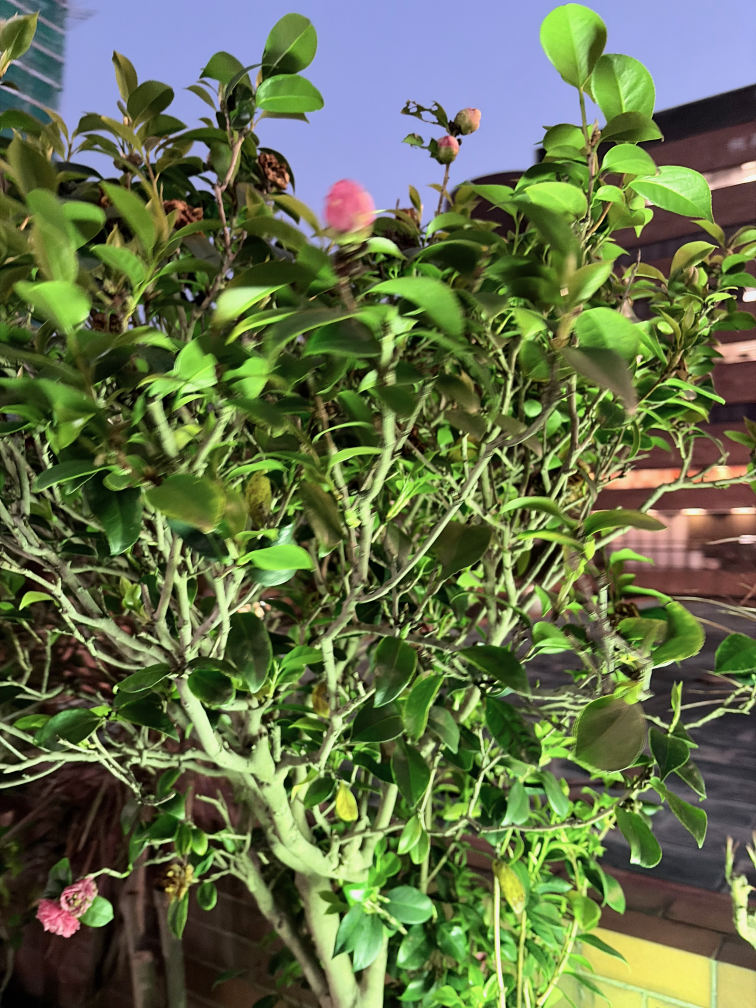
#> input picture outputs/examples/correct/Camellia/correct__conf0.99__IMG_1461.jpeg, 3024 x 4032 px (shown at 1/4 size)
$ python -i evaluate.py   (imports and definitions only)
#> lines starting #> are read from the running program, lines starting #| are printed output that depends on the picture
"""
COMP4423 Assignment 2 — Task 4: Evaluation & Error Analysis
============================================================
Campus Vegetation Recognition — 8 classes

What this script does
---------------------
1.  Loads the saved pipeline artefacts (scaler, pca, best_model, label_encoder)
    produced by classifier.py / train.py.
2.  Runs inference on every image in  data/test/<class>/*.{jpg,jpeg,png}
3.  Reports:
      • Overall test accuracy, macro-F1, weighted F1
      • Per-class precision / recall / F1
      • Confusion matrix (confusion_matrix.png) and bar chart (per_class_metrics.png)
      • Structured JSON (test_evaluation.json) and text summary (test_metrics.txt)
      • Full per-image results CSV (results.csv)
4.  Copies qualitative example images into:
      examples/correct/<class>/   — up to N_EXAMPLES correctly predicted images
      examples/wrong/<class>/     — all mis-predicted images (≥ 20 total)
    Each copied image is renamed with its predicted label so the mistake is
    immediately visible in a file browser, e.g.
        wrong__pred_Ficus_microcarpa__true_Ficus_microcarpa_golden_leaves__0042.jpg
5.  Writes error_analysis.txt: failure modes (background bias, lighting,
    similar species, viewpoint/scale) tied to limitations of HOG, HSV, and LBP,
    plus empirical top confusion pairs from the test matrix.

Usage
-----
    python evaluate.py                        # uses default paths
    python evaluate.py --data_dir data \\
                        --out_dir  outputs \\
                        --model    outputs/best_model.pkl \\
                        --img_size 128 \\
                        --n_examples 5 \\
                        --max_wrong_sheet 36

Requirements
------------
    Same as training (scikit-learn, scikit-image, numpy, Pillow, joblib, tqdm,
    matplotlib)
"""

import argparse
import csv
import json
import os
import shutil
import textwrap
import warnings
from pathlib import Path

import joblib
import matplotlib
# [1 line not run here, left out]
import matplotlib.pyplot as plt
import matplotlib.gridspec as gridspec
import numpy as np
from PIL import Image
from skimage.feature import hog, local_binary_pattern
from sklearn.metrics import (
    accuracy_score,
    classification_report,
    confusion_matrix,
)
from tqdm import tqdm

# [1 line not run here, left out]


# ─────────────────────────────────────────────────────────────────────────────
# 1.  CLI
# ─────────────────────────────────────────────────────────────────────────────

# [29 lines left out: functions parse_args, load_image, not called in this run]


def extract_hog(img_rgb: np.ndarray) -> np.ndarray:
    from skimage.color import rgb2gray
    gray = (rgb2gray(img_rgb) * 255).astype(np.uint8)
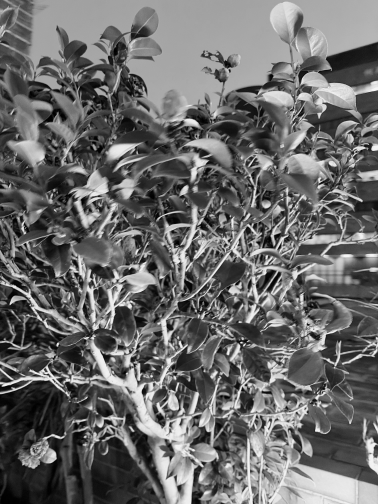
#> gray: shape (4032, 3024) (shown at 1/8 size); min 0, max 251, mean 106.5
    return hog(
        gray,
        orientations=9,
        pixels_per_cell=(16, 16),
        cells_per_block=(2, 2),
        block_norm="L2-Hys",
        feature_vector=True,
    ).astype(np.float32)


def extract_hsv_hist(img_rgb: np.ndarray, bins: int = 32) -> np.ndarray:
#> called with bins = 32
    img_hsv = np.array(Image.fromarray(img_rgb).convert("HSV"), dtype=np.float32)
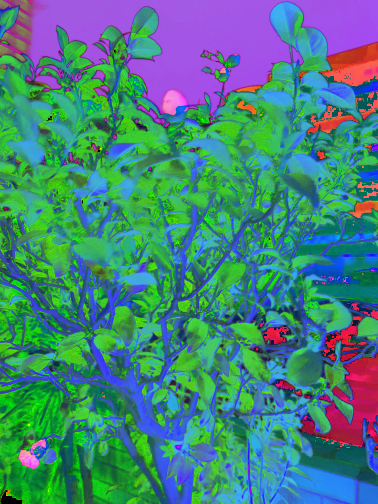
#> img_hsv: shape (4032, 3024, 3) float32 (shown at 1/8 size); mean R, G, B 70.8, 130.8, 123.7
    feats = []
    for ch, max_val in zip(range(3), [180.0, 256.0, 256.0]):
        hist, _ = np.histogram(img_hsv[:, :, ch], bins=bins, range=(0, max_val))
        hist = hist.astype(np.float32)
        hist /= hist.sum() + 1e-7
        feats.append(hist)
#> after the loop, feats = 3 items
    return np.concatenate(feats)


def extract_lbp(img_rgb: np.ndarray, radius: int = 3, n_points: int = 24) -> np.ndarray:
#> called with radius = 3, n_points = 24
    from skimage.color import rgb2gray
    gray = (rgb2gray(img_rgb) * 255).astype(np.uint8)
    lbp_img = local_binary_pattern(gray, n_points, radius, method="uniform")
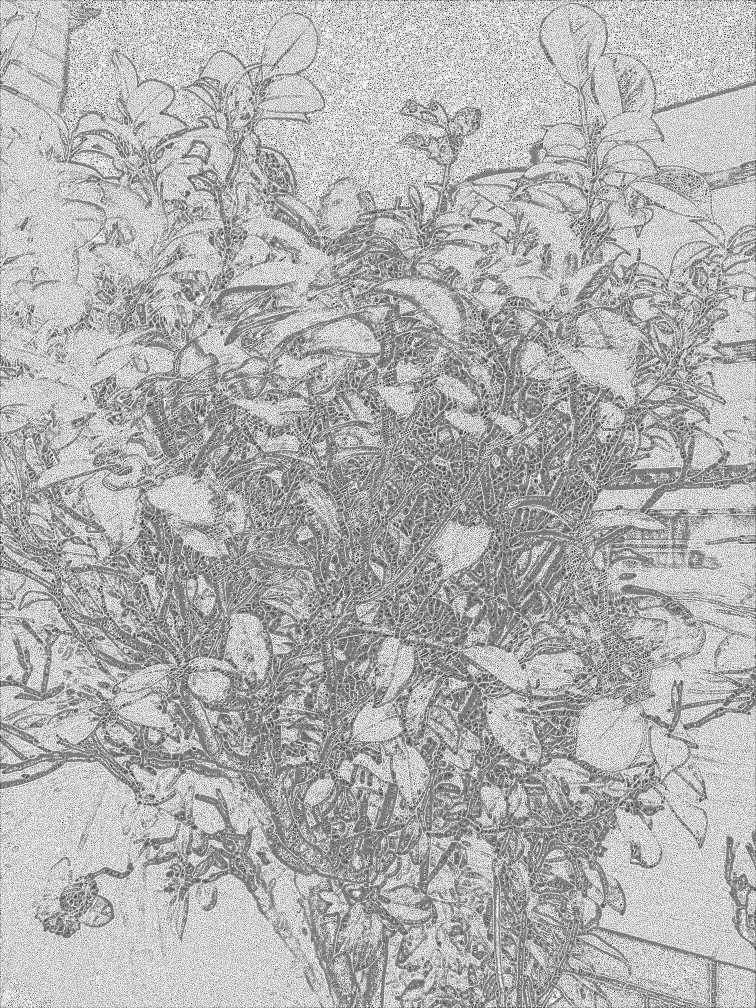
#> lbp_img: shape (4032, 3024) float64 (shown at 1/4 size); min 0, max 25, mean 17.5; drawn with min black and max white
    n_bins = n_points + 2
    hist, _ = np.histogram(lbp_img, bins=n_bins, range=(0, n_bins))
#> hist = 26 values, max 4768727 at index 25, min 119817 at index 5, mean 468952.6
    hist = hist.astype(np.float32)
    hist /= hist.sum() + 1e-7
#> hist = 26 values, max 0.391 at index 25, min 0.00983 at index 5, mean 0.0385
    return hist


def extract_features(img_rgb: np.ndarray) -> np.ndarray:
    return np.concatenate([
        extract_hog(img_rgb),
        extract_hsv_hist(img_rgb),
        extract_lbp(img_rgb),
    ])


# ─────────────────────────────────────────────────────────────────────────────
# 3.  Load test split
# ─────────────────────────────────────────────────────────────────────────────

# [731 lines left out: functions load_test_split, plot_confusion_matrix, plot_per_class_metrics, save_contact_sheet, export_examples, top_confusion_pairs and 3 more, not called in this run]


# [2 lines not run here, left out]

>>> import cv2
>>> picture = cv2.cvtColor(cv2.imread('outputs/examples/correct/Camellia/correct__conf0.99__IMG_1461.jpeg'), cv2.COLOR_BGR2RGB)
>>> result = extract_features(picture)

$ run again, on outputs/examples/correct/Goeppertia_makoyana/correct__conf0.95__IMG_1168.jpeg
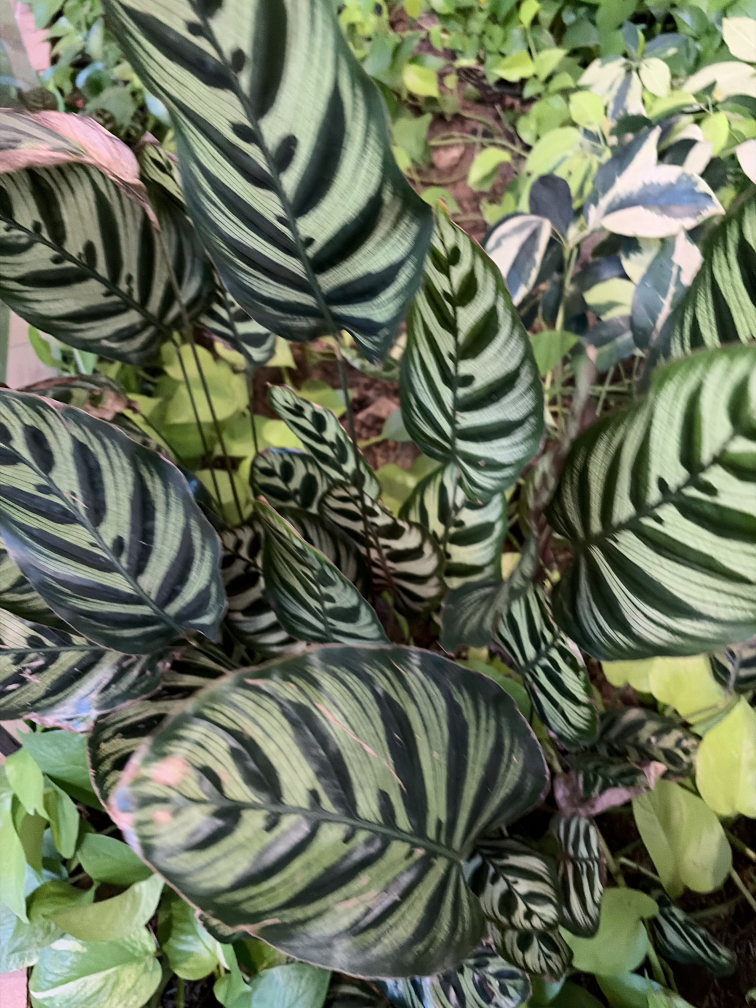
#> input picture outputs/examples/correct/Goeppertia_makoyana/correct__conf0.95__IMG_1168.jpeg, 3024 x 4032 px (shown at 1/4 size)
#> in extract_hsv_hist, `img_hsv = np.array(Image.fromarray(img_rgb).convert("HSV"), dtype=np.f..`:
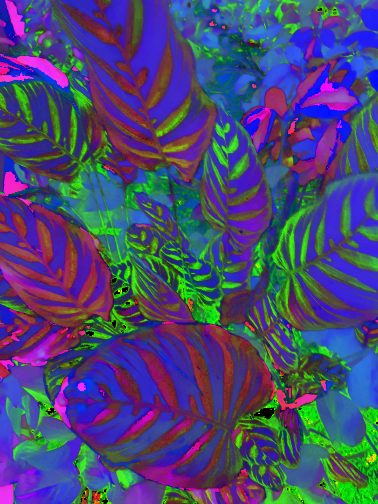
#> img_hsv: shape (4032, 3024, 3) float32 (shown at 1/8 size); mean R, G, B 73.3, 72.5, 113.8
#> after the loop in extract_hsv_hist, `for ch, max_val in zip(range(3), [180.0, 256.0, 256.0]):`: feats = 3 items
#> in extract_lbp, `lbp_img = local_binary_pattern(gray, n_points, radius, method="uniform")`:
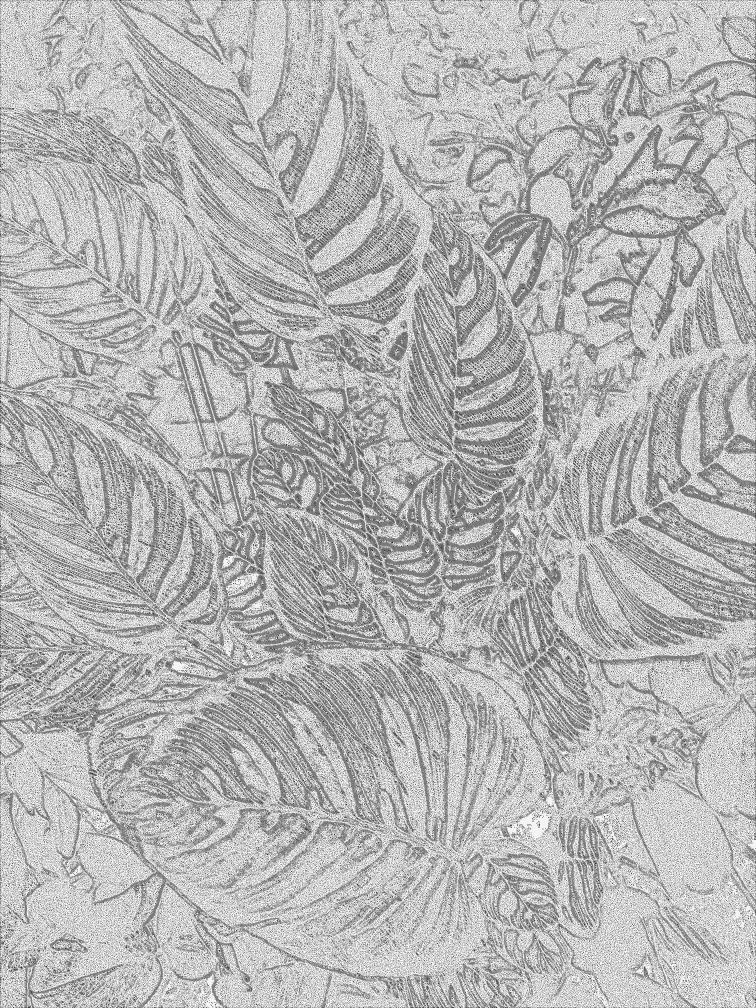
#> lbp_img: shape (4032, 3024) float64 (shown at 1/4 size); min 0, max 25, mean 17.9; drawn with min black and max white
#> in extract_lbp, `hist, _ = np.histogram(lbp_img, bins=n_bins, range=(0, n_bins))`: hist = 26 values, max 5377977 at index 25, min 111874 at index 19, mean 468952.6
#> in extract_lbp, `hist /= hist.sum() + 1e-7`: hist = 26 values, max 0.441 at index 25, min 0.00918 at index 19, mean 0.0385

$ run again, on outputs/examples/correct/Juniperus_chinensis/correct__conf0.66__IMG_1443.jpeg
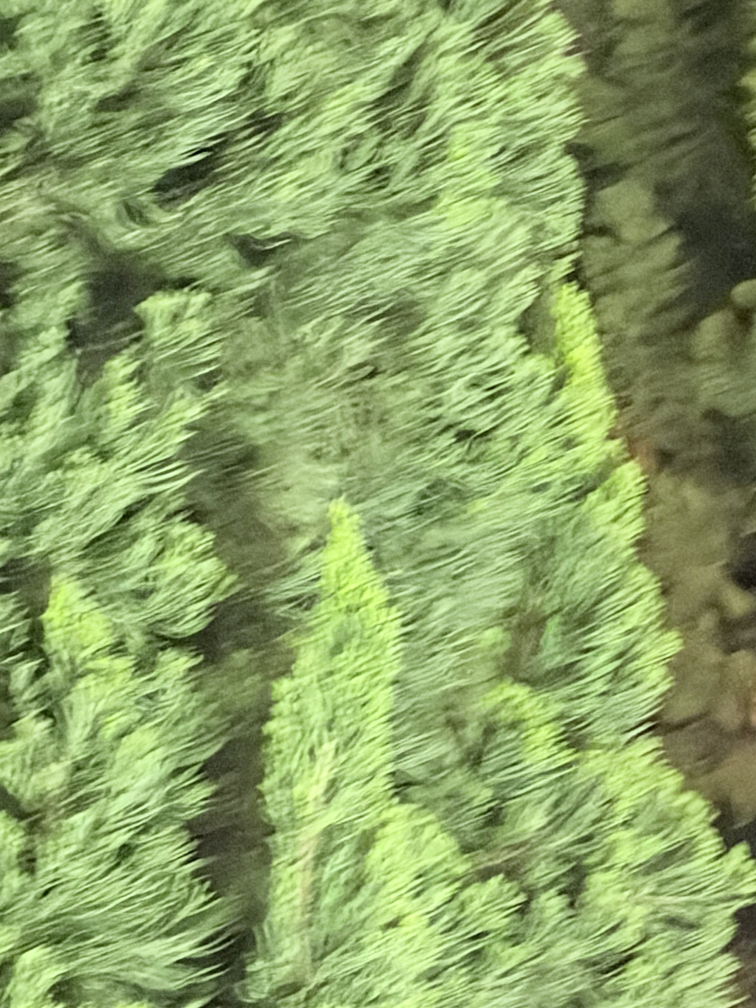
#> input picture outputs/examples/correct/Juniperus_chinensis/correct__conf0.66__IMG_1443.jpeg, 3024 x 4032 px (shown at 1/4 size)
#> in extract_hsv_hist, `img_hsv = np.array(Image.fromarray(img_rgb).convert("HSV"), dtype=np.f..`:
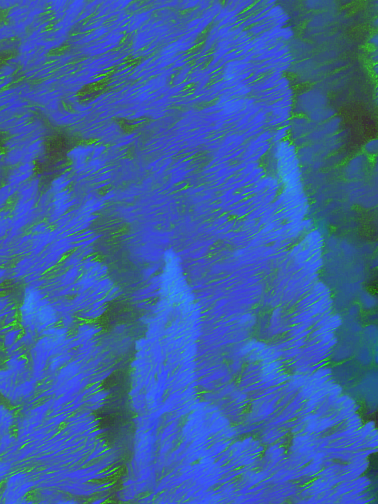
#> img_hsv: shape (4032, 3024, 3) float32 (shown at 1/8 size); mean R, G, B 60.3, 100.6, 165.2
#> after the loop in extract_hsv_hist, `for ch, max_val in zip(range(3), [180.0, 256.0, 256.0]):`: feats = 3 items
#> in extract_lbp, `lbp_img = local_binary_pattern(gray, n_points, radius, method="uniform")`:
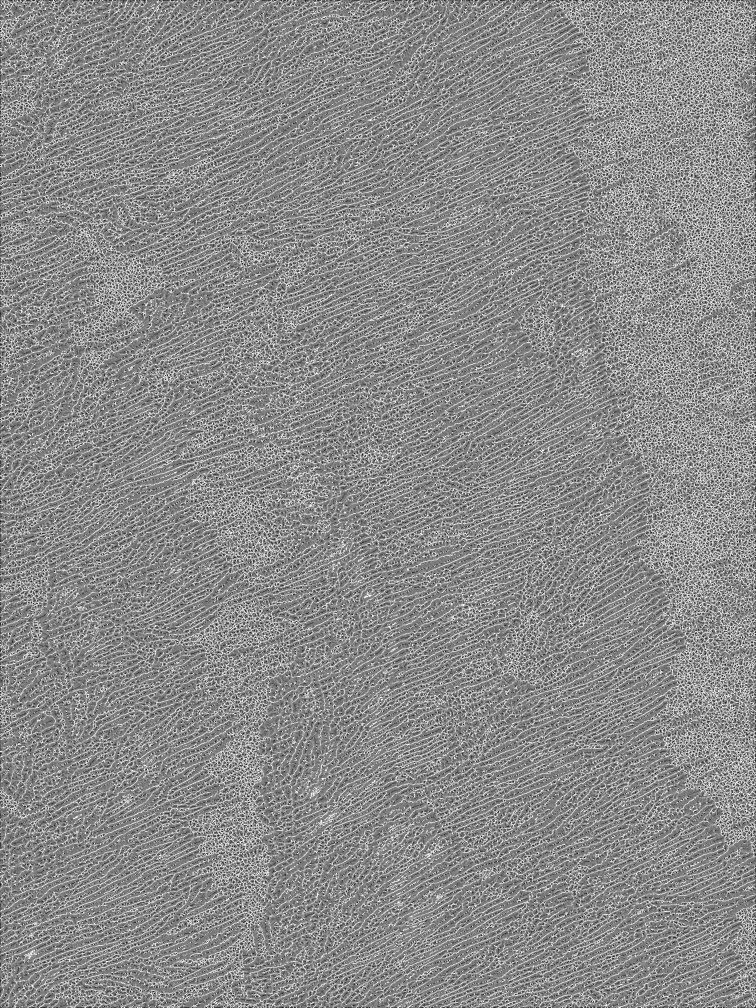
#> lbp_img: shape (4032, 3024) float64 (shown at 1/4 size); min 0, max 25, mean 13.6; drawn with min black and max white
#> in extract_lbp, `hist, _ = np.histogram(lbp_img, bins=n_bins, range=(0, n_bins))`: hist = 26 values, max 1959630 at index 12, min 59513 at index 23, mean 468952.6
#> in extract_lbp, `hist /= hist.sum() + 1e-7`: hist = 26 values, max 0.161 at index 12, min 0.00488 at index 23, mean 0.0385
